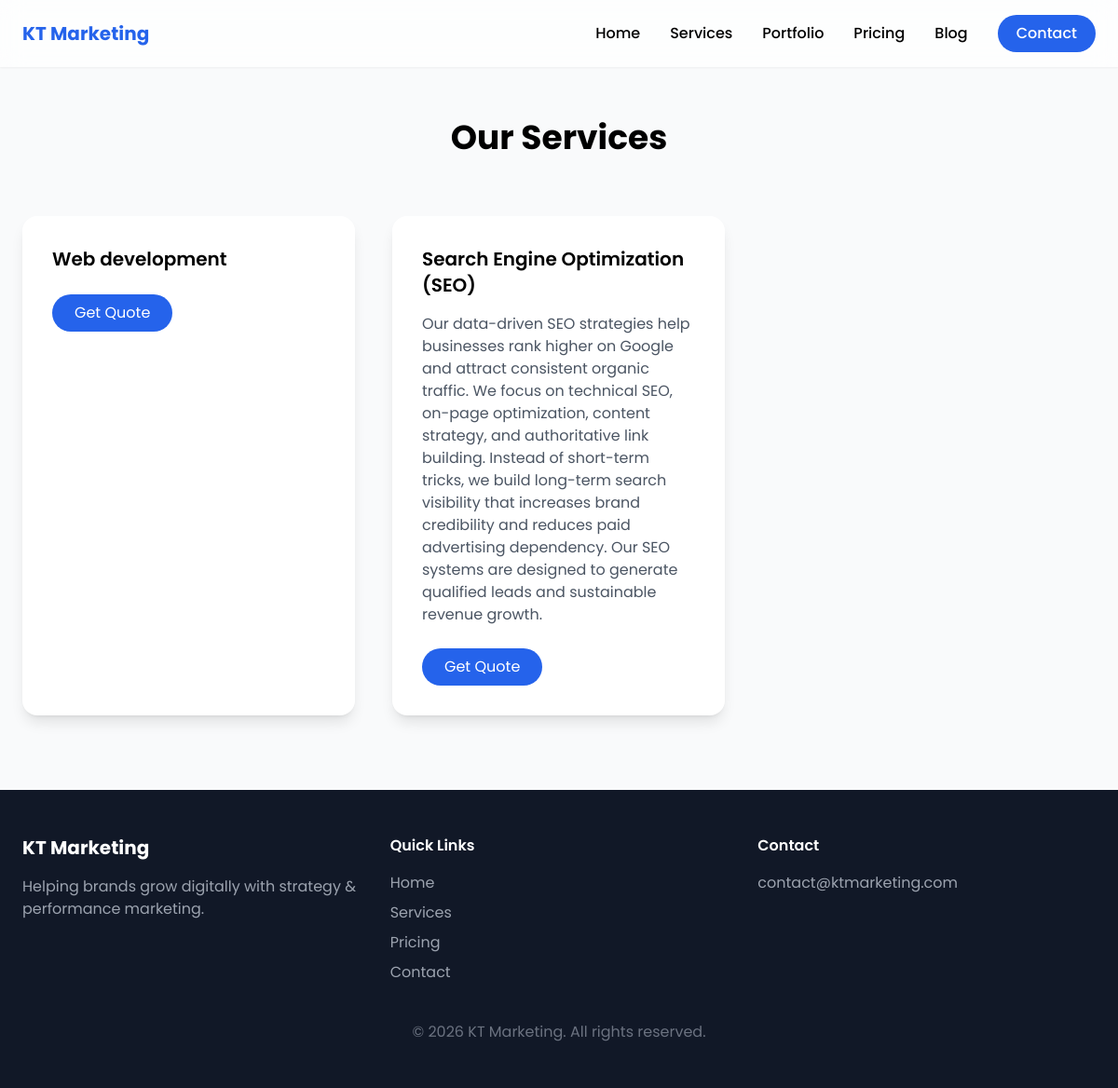
Page /services/ on the committed database.
### core/models.py (models this page shows, shortened)
class Service(models.Model):
    name = models.CharField(max_length=100)
    description = models.TextField(blank=True)

### core/views.py (the view)
# urls.py: path('services/', services_page, name='services'),
def services_page(request):
    services = Service.objects.all()
    return render(request, 'services.html', {'services': services})

### core/templates/services.html (shortened to what this page needs)
{% load static %}
<!DOCTYPE html>
<html lang="en">
<head>
    <script src="https://cdn.tailwindcss.com"></script>
    <link href="https://unpkg.com/aos@2.3.4/dist/aos.css" rel="stylesheet">
</head>
<body class="bg-gray-50">
    <header class="fixed top-0 w-full bg-white/70 backdrop-blur-md shadow-sm z-50">
  <div class="max-w-7xl mx-auto px-6 py-4 flex justify-between items-center">
    <h1 class="text-xl font-bold text-blue-600">KT Marketing</h1>
    <nav class="hidden md:flex items-center space-x-8 font-medium">
      <a href="/" class="hover:text-blue-600 transition">Home</a>
      <a href="/services/" class="hover:text-blue-600 transition">Services</a>
      <a href="/portfolio/" class="hover:text-blue-600 transition">Portfolio</a>
      <a href="/pricing/" class="hover:text-blue-600 transition">Pricing</a>
      <a href="/blog/" class="hover:text-blue-600 transition">Blog</a>
      <a href="/contact/"
         class="px-5 py-2 rounded-full bg-blue-600 text-white hover:scale-105 transition">
         Contact
      </a>
    </nav>
  </div>
</header>
<section class="pt-32 pb-20">
  <div class="max-w-7xl mx-auto px-6">
    <h2 class="text-4xl font-bold text-center mb-16">Our Services</h2>
    <div class="grid md:grid-cols-3 gap-10">
      {% for service in services %}
      <div class="group bg-white p-8 rounded-2xl shadow-lg transition duration-300 hover:-translate-y-2 hover:shadow-[0_20px_50px_rgba(37,99,235,0.25)]
" data-aos="zoom-in">
        <h3 class="text-xl font-semibold mb-4">{{ service.name }}</h3>
        <p class="text-gray-600 mb-6">{{ service.description }}</p>
        <a href="/contact/" class="inline-block bg-blue-600 text-white px-6 py-2 rounded-full hover:scale-105 transition">
          Get Quote
        </a>
      </div>
      {% endfor %}
    </div>
  </div>
</section>
<footer class="bg-gray-900 text-white py-12">
  <div class="max-w-7xl mx-auto px-6 grid md:grid-cols-3 gap-8">
    <div>
      <h3 class="text-xl font-bold mb-4">KT Marketing</h3>
      <p class="text-gray-400">
        Helping brands grow digitally with strategy & performance marketing.
      </p>
    </div>
    <div>
      <h4 class="font-semibold mb-4">Quick Links</h4>
      <ul class="space-y-2 text-gray-400">
        <li><a href="/">Home</a></li>
        <li><a href="/services/">Services</a></li>
        <li><a href="/pricing/">Pricing</a></li>
        <li><a href="/contact/">Contact</a></li>
      </ul>
    </div>
    <div>
      <h4 class="font-semibold mb-4">Contact</h4>
      <p class="text-gray-400">contact@ktmarketing.com</p>
    </div>
  </div>
  <div class="text-center mt-10 text-gray-500">
    © 2026 KT Marketing. All rights reserved.
  </div>
</footer>
</body>
</html>

### core/templates/services.html (style rules this page uses)
body { font-family: 'Poppins', sans-serif; }

### rows in the picture
Service: name "Web development"
Service: name "Search Engine Optimization (SEO)", description "Our data-driven SEO strategies help businesses rank higher on Google and attract consistent organic traffic. We focus on technical SEO, on-page optimization, content strategy, and authoritative link building. Instead of short-term tricks, we build long-term search visibility that increases brand credibility and reduces paid advertising dependency. Our SEO systems are designed to generate qualified leads and sustainable revenue growth."
